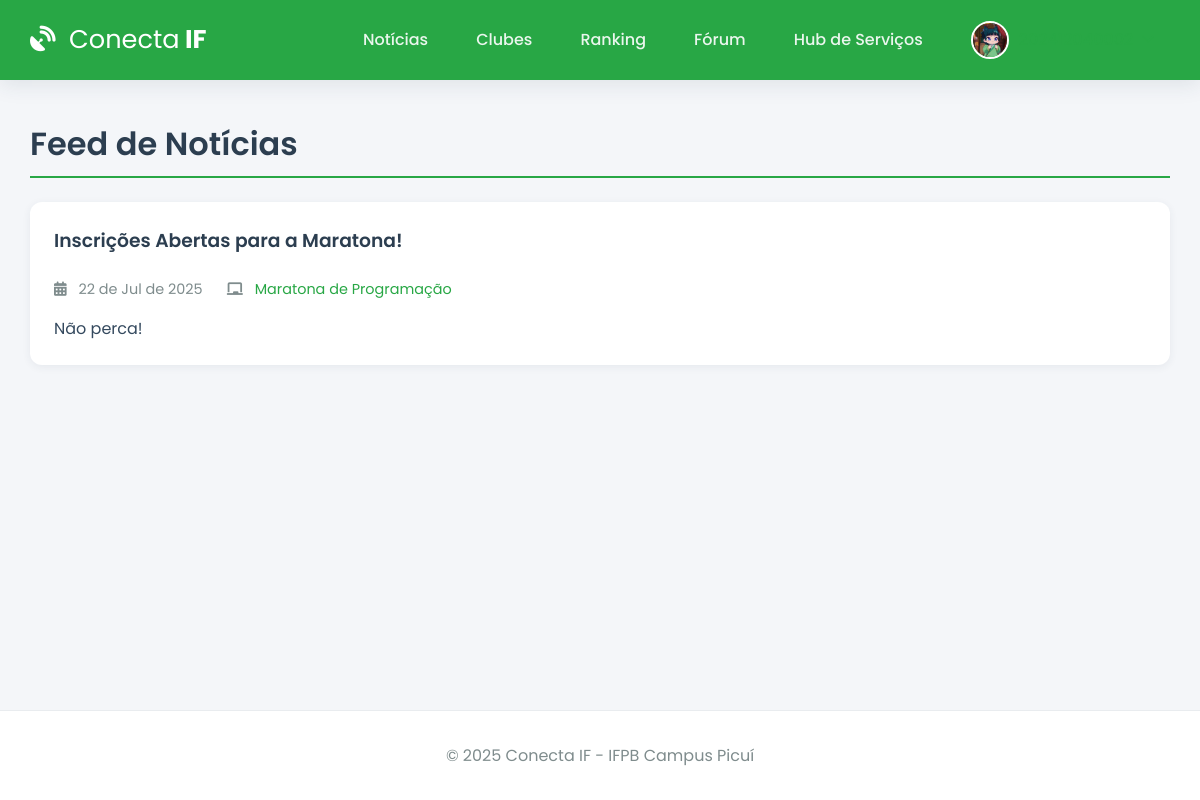
The page /noticias (signed in) on the database its author committed.
### app.py (models this page shows, shortened)
class User(db.Model):
    id = db.Column(db.Integer, primary_key=True)
    username = db.Column(db.String(12), unique=True, nullable=False) # Matrícula
    password_hash = db.Column(db.String(256), nullable=False)
    image_file = db.Column(db.String(100), nullable=False, default='default.jpg')
    eventos_inscritos = db.relationship('Evento', secondary=inscricao_evento_tabela, back_populates='alunos_inscritos', lazy='dynamic')
    clubes_membro = db.relationship('Clube', secondary=membros_clube_tabela, back_populates='membros', lazy='dynamic')
    topicos_criados = db.relationship('ForumTopico', backref='autor', lazy='dynamic')
    posts_criados = db.relationship('ForumPost', backref='autor', lazy='dynamic')

class Noticia(db.Model):
    id = db.Column(db.Integer, primary_key=True)
    titulo = db.Column(db.String(200), nullable=False)
    conteudo = db.Column(db.Text, nullable=False)
    data_publicacao = db.Column(db.DateTime, nullable=False, default=lambda: datetime.now(timezone.utc))
    evento_id = db.Column(db.Integer, db.ForeignKey('evento.id'), nullable=True)

class Evento(db.Model):
    id = db.Column(db.Integer, primary_key=True)
    titulo = db.Column(db.String(200), nullable=False)
    descricao = db.Column(db.Text, nullable=False)
    vagas = db.Column(db.Integer, nullable=False)
    data_evento = db.Column(db.DateTime, nullable=False, default=lambda: datetime.now(timezone.utc))
    clube_id = db.Column(db.Integer, db.ForeignKey('clube.id'), nullable=False)
    alunos_inscritos = db.relationship('User', secondary=inscricao_evento_tabela, back_populates='eventos_inscritos', lazy='dynamic')
    noticias = db.relationship('Noticia', backref='evento', lazy='dynamic', cascade="all, delete-orphan")

### app.py (the view)
@app.route('/noticias')
@login_required
def noticias():
    todas_noticias = Noticia.query.order_by(Noticia.data_publicacao.desc()).all()
    return render_template('noticias.html', noticias=todas_noticias)

### app.py (called while the page is built)
@app.before_request
def load_logged_in_user():
    user_id = session.get('user_id')
    if user_id is None:
        g.user = None
    else:
        g.user = User.query.get(int(user_id))
        if g.user is None:
            session.clear()

def login_required(f):
    @wraps(f)
    def decorated_function(*args, **kwargs):
        if g.user is None:
            flash('Você precisa fazer login para acessar esta página.', 'warning')
            return redirect(url_for('login'))
        return f(*args, **kwargs)
    return decorated_function

@app.context_processor
def inject_user_and_year():
    return dict(current_user_data=g.user, current_year=datetime.now(timezone.utc).year)

### templates/noticias.html (shortened to what this page needs)
{% extends 'base.html' %}
{% block content %}
    <h1 class="page-header">Feed de Notícias</h1>
    <div class="news-feed">
        {% for noticia in noticias %}
            <div class="card news-card">
                <div class="card-body">
                    <h3>{{ noticia.titulo }}</h3>
                    <div class="news-meta">
                        <span><i class="fas fa-calendar-alt"></i> {{ noticia.data_publicacao.strftime('%d de %b de %Y') }}</span>
                        {% if noticia.evento %}
                        <span><i class="fas fa-chalkboard"></i> <a href="{{ url_for('detalhe_evento', evento_id=noticia.evento.id) }}">{{ noticia.evento.titulo }}</a></span>
                        {% endif %}
                    </div>
                    <p>{{ noticia.conteudo }}</p>
                </div>
            </div>
        {% else %}
            <div class="card empty-state">
                <p>Nenhuma notícia publicada ainda. Volte em breve!</p>
            </div>
        {% endfor %}
    </div>
{% endblock %}

### templates/base.html (shortened to what this page needs)
<!DOCTYPE html>
<html lang="pt-br">
<head>
    <link rel="stylesheet" href="https://cdnjs.cloudflare.com/ajax/libs/font-awesome/6.5.2/css/all.min.css" />
    <link rel="stylesheet" href="{{ url_for('static', filename='css/style.css') }}">
</head>
<body>
    <header class="header">
        <div class="container">
            <nav class="navbar">
                <a class="navbar-brand" href="{{ url_for('noticias') if current_user_data else url_for('login') }}">
                    <i class="fas fa-satellite-dish"></i> <strong>Conecta</strong> IF
                </a>
                <div class="nav-links" id="nav-links">
                    {% if current_user_data %}
                        <a class="nav-item" href="{{ url_for('noticias') }}">Notícias</a>
                        <a class="nav-item" href="{{ url_for('clubes') }}">Clubes</a>
                        <a class="nav-item" href="{{ url_for('ranking') }}">Ranking</a>
                        <a class="nav-item" href="{{ url_for('forum') }}">Fórum</a>
                        <a class="nav-item" href="{{ url_for('hub_servicos') }}">Hub de Serviços</a>
                        <div class="nav-item user-menu">
                             <a class="user-menu-trigger" href="#">
                                 <img src="{{ url_for('static', filename='profile_pics/' + current_user_data.image_file) }}" class="nav-profile-image">
                                 <span>{{ current_user_data.username }}</span> <i class="fas fa-chevron-down dropdown-icon"></i>
                            </a>
                        </div>
                    {% else %}
                        <a href="{{ url_for('login') }}" class="nav-item">Entrar</a>
                        <a href="{{ url_for('register') }}" class="nav-item btn btn-outline">Registar</a>
                    {% endif %}
                </div>
            </nav>
        </div>
    </header>
    <main class="container">
        {% block content %}{% endblock %}
    </main>
    <footer class="footer">
        <p>&copy; {{ current_year }} Conecta IF - IFPB Campus Picuí</p>
    </footer>
</body>
</html>

### static/css/style.css (style rules this page uses)
:root { --ifpb-green: #28a745; --ifpb-green-dark: #218838; --dark-blue: #2c3e50; --light-gray: #ecf0f1; --medium-gray: #bdc3c7; --text-color: #34495e; --light-text: #7f8c8d; --background-color: #f4f6f9; --surface-color: #ffffff; --border-color: #e9ecef; --font-family-base: 'Poppins', sans-serif; --shadow-sm: 0 2px 8px rgba(44, 62, 80, 0.07); --shadow-md: 0 5px 20px rgba(44, 62, 80, 0.1); --border-radius: 12px; }
* { box-sizing: border-box; margin: 0; padding: 0; }
html { height: 100%; }
body { font-family: var(--font-family-base); background-color: var(--background-color); color: var(--text-color); display: flex; flex-direction: column; min-height: 100%; }
.container { width: 95%; max-width: 1200px; margin: 0 auto; }
main.container { flex-grow: 1; padding-top: 2.5rem; padding-bottom: 2.5rem; }
h1, h2, h3, h4 { font-weight: 600; color: var(--dark-blue); margin-bottom: 1.5rem; }
a { color: var(--ifpb-green); text-decoration: none; transition: color 0.2s; }
.header { background-color: var(--ifpb-green); padding: 0.8rem 0; box-shadow: var(--shadow-md); position: sticky; top: 0; z-index: 1000; }
.navbar { display: flex; justify-content: space-between; align-items: center; }
.navbar-brand { font-weight: 700; font-size: 1.6rem; color: var(--surface-color); }
.navbar-brand i { margin-right: 0.5rem; }
.navbar-brand strong { font-weight: 400; }
.nav-links { display: flex; align-items: center; gap: 1rem; }
.nav-item { color: rgba(255, 255, 255, 0.9); font-weight: 500; padding: 0.5rem 1rem; border-radius: var(--border-radius); transition: background-color 0.2s; }
.nav-profile-image { width: 38px; height: 38px; border-radius: 50%; margin-right: 10px; object-fit: cover; border: 2px solid var(--surface-color); }
.user-menu { position: relative; }
.user-menu-trigger { display: flex; align-items: center; cursor: pointer; }
.user-menu-trigger .dropdown-icon { font-size: 0.8em; margin-left: 0.5rem; transition: transform 0.2s; }
.card { background-color: var(--surface-color); border-radius: var(--border-radius); box-shadow: var(--shadow-sm); transition: all 0.3s ease-in-out; display: flex; flex-direction: column; height: 100%; }
.card .card-body { padding: 1.5rem; flex-grow: 1; }
.page-header { border-bottom: 2px solid var(--ifpb-green); padding-bottom: 0.5rem; }
.news-feed { display: grid; gap: 1.5rem; }
.news-card { box-shadow: var(--shadow-sm); }
.news-meta { display: flex; flex-wrap: wrap; gap: 1.5rem; font-size: 0.9rem; color: var(--light-text); margin-bottom: 1rem; }
.news-meta i { margin-right: 0.5rem; }
.footer { padding: 2rem 0; background-color: var(--surface-color); text-align: center; margin-top: auto; border-top: 1px solid var(--border-color); }
.footer p { margin: 0; color: var(--light-text); }

### rows shown on the page
User: image_file (placeholder picture)
Noticia: titulo "Inscrições Abertas para a Maratona!", data_publicacao "22 de Jul de 2025", evento.titulo "Maratona de Programação", conteudo "Não perca!"
